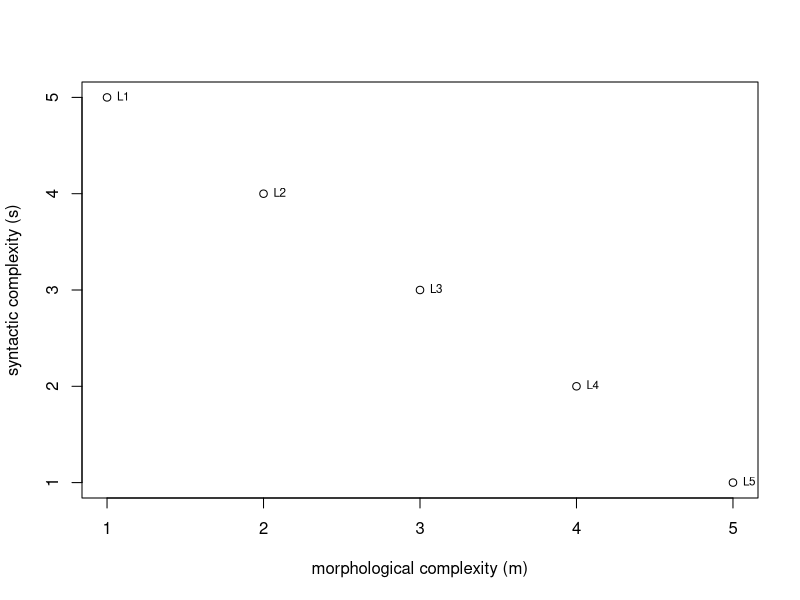
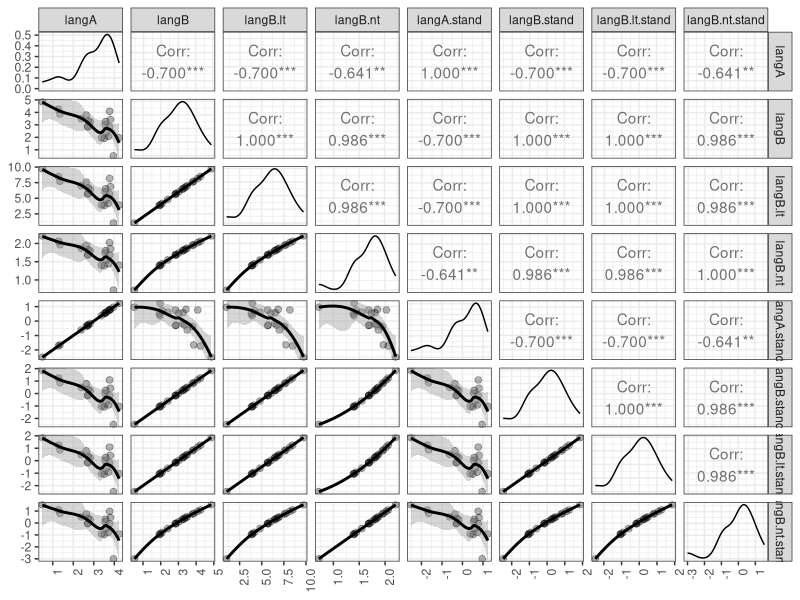
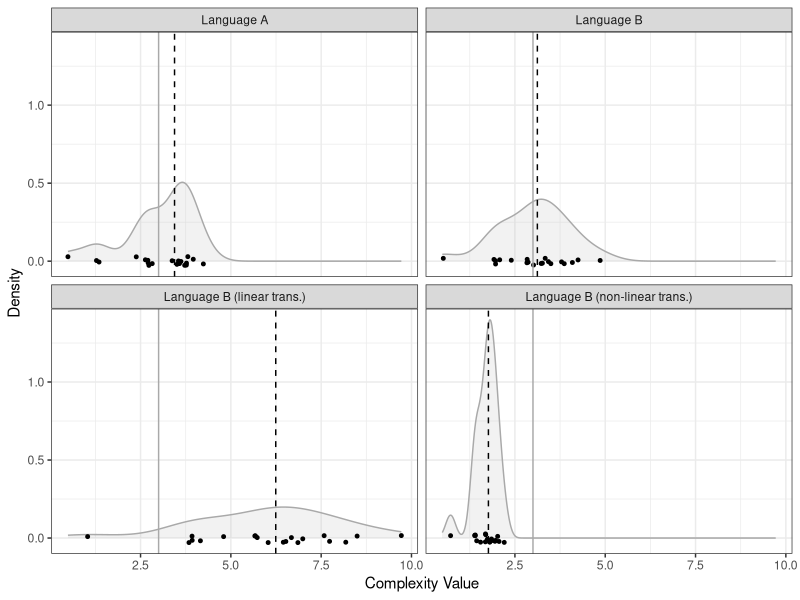
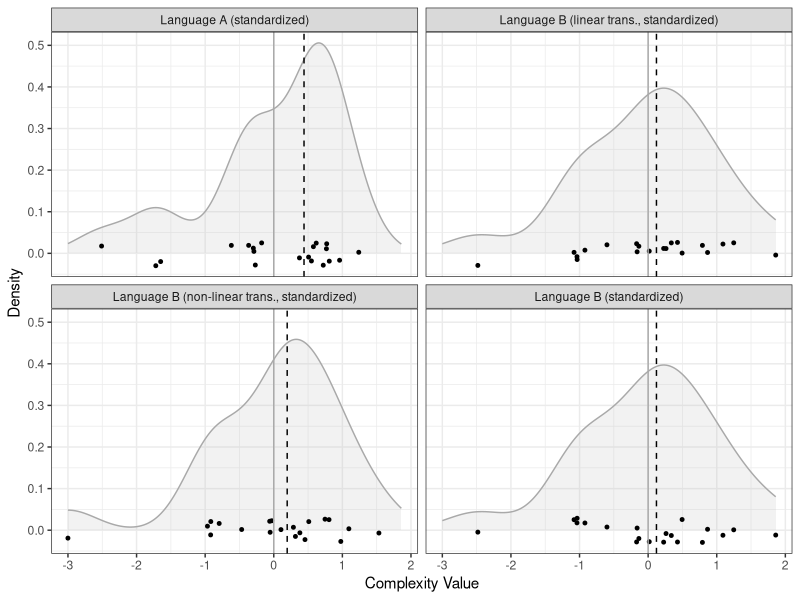
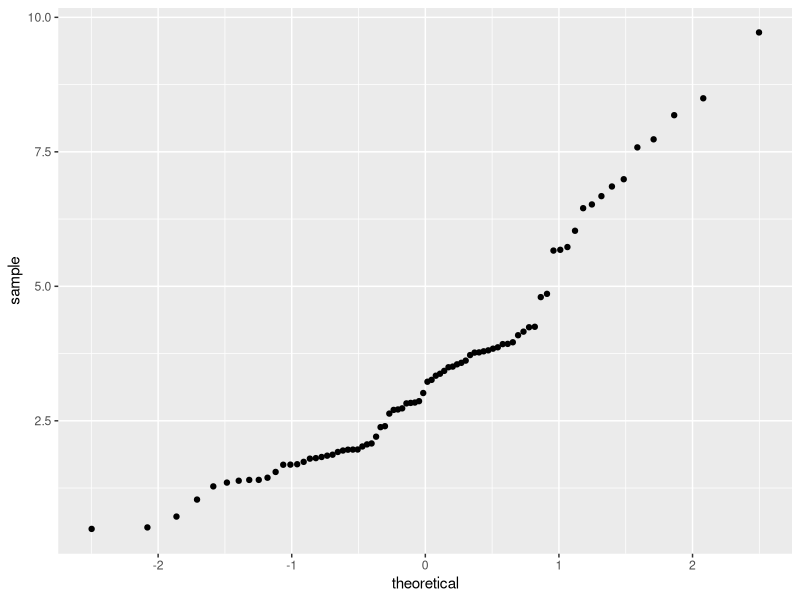

The R script that drew these images, in order: (Note: this script raises an error after producing the figures.)
## ---- chunk 1
knitr::opts_chunk$set(echo = TRUE)
## ---- chunk 2
# R version
sessionInfo()$R.version$version.string
# platform
sessionInfo()$R.version$platform 
## ---- chunk 3
library(MASS)
library(ggplot2)
library(plyr)
library(GGally)
library(rstatix)
## ---- chunk 4
# version of packages loaded
installed.packages()[names(sessionInfo()$otherPkgs), "Version"]
## ---- chunk 5
language = c("L1", "L2", "L3", "L4", "L5")
m <- c(1, 2, 3, 4, 5)
s <- c(5, 4, 3, 2, 1)
example.df <- data.frame(language, m, s)
print(example.df)
plot(example.df$m, example.df$s, xlab = "morphological complexity (m)",
     ylab = "syntactic complexity (s)")
text(example.df$m, example.df$s, labels = example.df$language, cex = 0.7, pos = 4)
## ---- chunk 6
# set the seed for random number generation in order to 
# get the same result when the code is re-run
set.seed(1)
# set parameters
n = 20 # number of datapoints
r = -0.7 # predefined correlation
a = 2 # constant for linear transformation
# generate the data
data <- mvrnorm(n = n, mu = c(3, 3), Sigma = matrix(c(1, r, r, 1), nrow = 2), 
                empirical = TRUE)
langA <- data[, 1]
langB <- data[, 2]
# apply linear transformation to language B measures
langB.lt <- langB*a
# apply non-linear transformation to language B measures
langB.nt <- sqrt(langB)
## ---- chunk 7
langA.stand <- scale(langA)
langB.stand <- scale(langB)
langB.lt.stand <- scale(langB.lt)
langB.nt.stand <- scale(langB.nt)
## ---- chunk 8
# short format
simulation.df.short <- data.frame(langA, langB, langB.lt, langB.nt, langA.stand, langB.stand, 
                                  langB.lt.stand, langB.nt.stand)
# long format
# non-standardized
value <- c(langA, langB, langB.lt, langB.nt)
measurement <- rep(c(1:n), times = 4)
language <- c(rep("Language A", times = n), 
              rep("Language B", times = n),
              rep("Language B (linear trans.)", times = n), 
              rep("Language B (non-linear trans.)", times = n)
              )
simulation.df.long <- data.frame(language, measurement, value)
head(simulation.df.long)
# standardized
value <- c(langA.stand, langB.stand, langB.lt.stand, langB.nt.stand)
measurement <- rep(c(1:n), times = 4)
language <- c(rep("Language A (standardized)", times = n), 
              rep("Language B (standardized)", times = n),
              rep("Language B (linear trans., standardized)", times = n),
              rep("Language B (non-linear trans., standardized)", times = n)
              )
simulation.df.long.stand <- data.frame(language, measurement, value)
head(simulation.df.long.stand)
## ---- chunk 9
simulation.scatterplot <- ggpairs(simulation.df.short, 
                        lower = list(continuous = wrap("smooth_loess", alpha = 0.3, 
                                                       lwd = 0.5, size = 2))) +
                        #upper = list(continuous = wrap('cor', method = "spearman"))) +
                        theme_bw() +
                        theme(axis.text.x = element_text(angle = 90, hjust = 1))
print(simulation.scatterplot)
## ---- chunk 10
# get mean values for each language
mu <- ddply(simulation.df.long, "language", summarise, grp.mean = mean(value, na.rm = T))
# get median values for each language
med <- ddply(simulation.df.long, "language", summarise, grp.median = median(value, na.rm = T))
# get standard deviation values for each language
sdev <- ddply(simulation.df.long, "language", summarise, grp.sd = sd(value, na.rm = T)) 
## ---- chunk 11
density.plot <- ggplot(simulation.df.long, aes(x = value)) +
 geom_density(alpha = .2, fill = "grey", color = "darkgrey") +
 geom_jitter(data = simulation.df.long, aes(x = value, y = 0), 
             size = 1, height = 0.03, width = 0) + # add some jitter to prevent overplotting
  geom_vline(aes(xintercept = 3), color = "darkgrey") +
  geom_vline(data = med, aes(xintercept = grp.median), linetype = "dashed") +
  facet_wrap(~ language) +
  #xlim(-3, 3) +
  labs(x = "Complexity Value", y = "Density") +
  theme_bw() +
  theme(legend.position = "none") 
print(density.plot)
## ---- chunk 12
# get mean values for each language
mu <- ddply(simulation.df.long.stand, "language", summarise, grp.mean = mean(value, na.rm = T))
# get median values for each language
med <- ddply(simulation.df.long.stand, "language", summarise, grp.median = median(value, na.rm = T))
# get standard deviation values for each language
sdev <- ddply(simulation.df.long.stand, "language", summarise, grp.sd = sd(value, na.rm = T)) 
## ---- chunk 13
density.plot.stand <- ggplot(simulation.df.long.stand, aes(x = value)) +
 geom_density(alpha = .2, fill = "grey", color = "darkgrey") +
 geom_jitter(data = simulation.df.long.stand, aes(x = value, y = 0), 
             size = 1, height = 0.03, width = 0) + # add some jitter to prevent overplotting
  geom_vline(aes(xintercept = 0), color = "darkgrey") +
  geom_vline(data = med, aes(xintercept = grp.median), linetype = "dashed") +
  facet_wrap(~ language) +
  #xlim(-3, 3) +
  labs(x = "Complexity Value", y = "Density") +
  theme_bw() +
  theme(legend.position = "none") 
print(density.plot.stand)
## ---- chunk 14
#ggsave("Figures/Simulation/scatterplot.pdf", density.plot, dpi = 300, scale = 1, 
#       device = cairo_pdf)
## ---- chunk 15
ggplot(simulation.df.long, aes(sample = value)) + 
  stat_qq()
## ---- chunk 16
# we add some random noise here to the value vector with
# the function jitter(), since we otherwise get warnings due to ties in the data
p.values <- pairwise.wilcox.test(jitter(simulation.df.long$value), simulation.df.long$language, 
                     paired = F, p.adjust.method = "holm") 
p.values$p.value
## ---- chunk 17
# non-standardized
effect.sizes <- wilcox_effsize(simulation.df.long, value ~ language, paired = F)
# standardized
effect.sizes.stand <- wilcox_effsize(simulation.df.long.stand, value ~ language, paired = F)
#print(effect.sizes)
## ---- chunk 18
# non-standardized
effect.sizes.plot <- ggplot(as.data.frame(effect.sizes), aes(group1, group2)) +
  geom_tile(aes(fill = effsize), color = "white") +
  scale_fill_gradient2(low = "light blue", mid = "light grey", high = "red", 
                       midpoint = 0.5, limit = c(0,1)) +
  geom_text(aes(label = round(effsize, 2))) +
  labs(x = "", y = "") +
  theme_minimal() +
  theme(axis.text.x = element_text(angle = 45, hjust = 1))
effect.sizes.plot
## ---- chunk 19
effect.sizes.plot.stand <- ggplot(as.data.frame(effect.sizes.stand), aes(group1, group2)) +
  geom_tile(aes(fill = effsize), color = "white") +
  scale_fill_gradient2(low = "light blue", mid = "light grey", high = "red", 
                       midpoint = 0.5, limit = c(0,1)) +
  geom_text(aes(label = round(effsize, 2))) +
  labs(x = "", y = "") +
  theme_minimal() +
  theme(axis.text.x = element_text(angle = 45, hjust = 1))
effect.sizes.plot.stand
